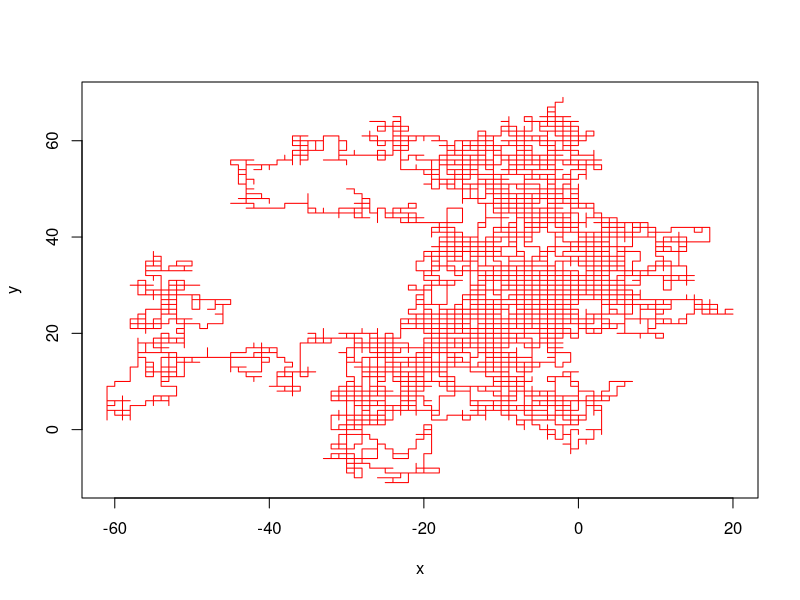

The R script that drew this image:
## Author: Indranil Ghosh, Physics Department, Jadavpur University

###############################################################################
## A simulation of Random walk in 2-D. Step length is +-1 and probability of ##
## moving in all the four directions is equal i.e, 1/4.                      ##
###############################################################################


x <- c(0.0)
y <- c(0.0)

for (i in 2:10000) {
  r <- runif(1)
  if (r<=1/4) {
    x <- c(x, x[i-1]+1)
    y <- c(y, y[i-1])
  }
  else if(r<=2/4) {
    x <- c(x, x[i-1])
    y <- c(y, y[i-1]+1)
  }
  else if(r<=3/4) {
    x <- c(x, x[i-1]-1)
    y <- c(y, y[i-1])
  }
  else {
    x <- c(x, x[i-1])
    y <- c(y, y[i-1]-1)
  }
}

plot(x, y, type="l", col="red")